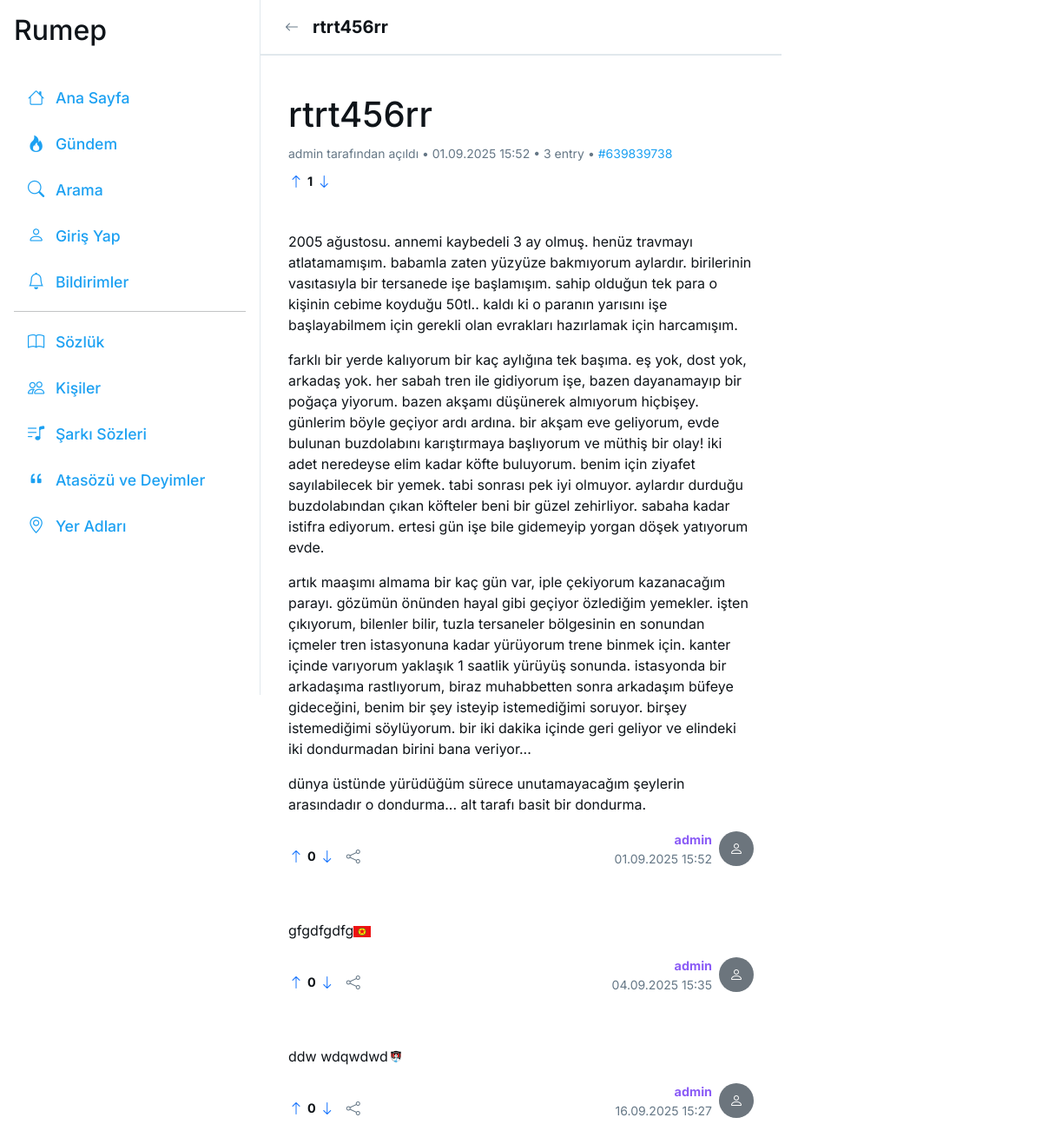
Page /topic/rtrt456rr/ on the committed database.
### main/models.py (models this page shows, shortened)
class Topic(models.Model):
    title = models.CharField(max_length=200, unique=True, validators=[validate_title_text_only])
    slug = models.SlugField(max_length=200, unique=True, blank=True)
    code = models.CharField(max_length=10, unique=True, blank=True)
    user = models.ForeignKey(settings.AUTH_USER_MODEL, on_delete=models.CASCADE)
    categories = models.ManyToManyField(Category, blank=True, related_name='topics')
    created_at = models.DateTimeField(auto_now_add=True)
    updated_at = models.DateTimeField(auto_now=True)
    upvotes = models.ManyToManyField(settings.AUTH_USER_MODEL, related_name='upvoted_topics', blank=True)
    downvotes = models.ManyToManyField(settings.AUTH_USER_MODEL, related_name='downvoted_topics', blank=True)
    objects = TopicManager()
    class Meta:
        ordering = ['-updated_at']
        verbose_name = _('Başlık')
        verbose_name_plural = _('Başlıklar')
    def entry_count(self):
        return self.entries.count()
    def can_be_edited_by(self, user):
        if hasattr(user, 'profile') and user.profile.is_moderator():
            return True
        return self.user == user and self.entries.exclude(user=user).count() == 0
    def upvote_count(self):
        return self.upvotes.count()
    def downvote_count(self):
        return self.downvotes.count()
    def vote_score(self):
        return self.upvote_count() - self.downvote_count()

class Profile(models.Model):
    USER_ROLES = [
        ('user', _('Kullanıcı')),
        ('writer', _('Yazar')),
        ('moderator', _('Moderatör')),
        ('admin', _('Admin')),
        ('super_admin', _('Süper Admin')),
    ]
    user = models.OneToOneField(settings.AUTH_USER_MODEL, on_delete=models.CASCADE)
    nickname = models.CharField(max_length=50)
    username = models.CharField(max_length=30, unique=True)
    biography = models.TextField(max_length=500, blank=True, null=True)
    instagram_username = models.CharField(max_length=30, blank=True, null=True)
    twitter_username = models.CharField(max_length=30, blank=True, null=True)
    youtube_url = models.URLField(blank=True, null=True, verbose_name=_('YouTube Kanalı'))
    tiktok_username = models.CharField(max_length=30, blank=True, null=True, verbose_name=_('TikTok Kullanıcı Adı'))
    linkedin_url = models.URLField(blank=True, null=True, verbose_name=_('LinkedIn Profili'))
    github_username = models.CharField(max_length=30, blank=True, null=True, verbose_name=_('GitHub Kullanıcı Adı'))
    website_url = models.URLField(blank=True, null=True, verbose_name=_('Kişisel Website'))
    facebook_username = models.CharField(max_length=30, blank=True, null=True, verbose_name=_('Facebook Kullanıcı Adı'))
    user_role = models.CharField(
        max_length=20,
        choices=USER_ROLES,
        default='user',
        verbose_name=_('Kullanıcı Rolü')
    )
    katki_puani = models.PositiveIntegerField(default=0)
    account_status = models.CharField(
        max_length=20,
        choices=[
            ('active', _('Aktif')),
            ('frozen', _('Dondurulmuş')),
            ('deletion_scheduled', _('Silinme Planlandı'))
        ],
        default='active'
    )
    scheduled_deletion_date = models.DateTimeField(blank=True, null=True)
    preferred_language = models.CharField(
        max_length=10,
        choices=[
            ('tr', _('Türkçe')),
            ('ku', _('Kürtçe')),
            ('en', _('İngilizce')),
        ],
        default='tr',
        blank=True
    )
    dark_mode = models.BooleanField(default=False, verbose_name=_('Karanlık Mod'))

class Entry(models.Model):
    topic = models.ForeignKey(Topic, on_delete=models.CASCADE, related_name='entries')
    user = models.ForeignKey(settings.AUTH_USER_MODEL, on_delete=models.CASCADE)
    content = models.TextField(max_length=10000)
    code = models.CharField(max_length=10, unique=True, blank=True)
    link = models.URLField(blank=True, null=True)
    font_family = models.CharField(max_length=100, blank=True, null=True)
    created_at = models.DateTimeField(auto_now_add=True)
    updated_at = models.DateTimeField(auto_now=True)
    likes = models.ManyToManyField(settings.AUTH_USER_MODEL, related_name='liked_entries', blank=True)
    upvotes = models.ManyToManyField(settings.AUTH_USER_MODEL, related_name='upvoted_entries', blank=True)
    downvotes = models.ManyToManyField(settings.AUTH_USER_MODEL, related_name='downvoted_entries', blank=True)
    objects = EntryManager()
    class Meta:
        ordering = ['created_at']
        verbose_name = _('Entry')
        verbose_name_plural = _('Entry\'ler')
    def upvote_count(self):
        return self.upvotes.count()
    def downvote_count(self):
        return self.downvotes.count()
    def vote_score(self):
        return self.upvote_count() - self.downvote_count()

### main/views/topic_views.py (the view)
# urls.py: path('topic/<slug:slug>/', topic_views.topic_detail, name='topic_detail'),
def topic_detail(request, slug):
    topic = get_object_or_404(Topic.objects.with_related(), slug=slug)
    entries = Entry.objects.with_related().filter(topic=topic).order_by('created_at')
    paginator = Paginator(entries, 10)
    page_number = request.GET.get('page')
    page_obj = paginator.get_page(page_number)
    entry_form = EntryForm()
    can_edit_topic = topic.can_be_edited_by(request.user)
    return render(request, 'main/topic_detail.html', {
        'topic': topic,
        'entries': page_obj,
        'entry_form': entry_form,
        'can_edit_topic': can_edit_topic,
    })

### main/context_processors.py (called while the page is built, shortened)
def notification_count(request):
    if request.user.is_authenticated:
        unread_count = request.user.notifications.filter(is_read=False).count()
        return {'unread_notifications_count': unread_count}
    return {'unread_notifications_count': 0}

def user_role_context(request):
    return {
        'user_role': 'user',
        'user_role_display': _('Kullanıcı'),
        'user_role_badge': _('Kullanıcı'),
        'is_writer': False,
        'is_moderator': False,
        'is_admin': False,
        'is_super_admin': False,
    }

def sidebar_data(request):
    popular_topics = Topic.objects.annotate(
        total_entries=Count('entries')
    ).filter(total_entries__gt=0).order_by('-total_entries')[:5]
    active_authors = Profile.objects.annotate(
        topic_count=Count('user__topic'),
        entry_count=Count('user__entry')
    ).filter(
        topic_count__gt=0
    ).order_by('-topic_count', '-entry_count')[:5]
    return {
        'sidebar_popular_topics': popular_topics,
        'sidebar_active_authors': active_authors,
    }

### main/models.py (called while the page is built)
    def with_related(self):
        return self.select_related('user').prefetch_related(
            'entries__user', 'categories', 'upvotes', 'downvotes'
        )

    def with_related(self):
        return self.select_related('user', 'topic').prefetch_related(
            'likes', 'upvotes', 'downvotes'
        )

### main/templatetags/post_tags.py (called while the page is built)
@register.filter
def process_mentions(text):
    from main.models import Profile
    def replace_mention(match):
        username = match.group(1)
        try:
            profile = Profile.objects.get(username=username)
            profile_url = reverse('profile_detail', args=[username])
            return f'<a href="{profile_url}" class="mention-link">@{username}</a>'
        except Profile.DoesNotExist:
            return f'@{username}'
    mention_pattern = r'@([a-zA-Z0-9_]+)'
    processed_text = re.sub(mention_pattern, replace_mention, text)
    return mark_safe(processed_text)

@register.filter(needs_autoescape=True)
def render_emojis(value, autoescape=True):
    value = process_mentions(value)
    value = process_hashtags(value)
    value = process_auto_links(value)
    pattern = r':emoji\d+:'
    def replace_shortcode(match):
        shortcode = match.group(0)
        name = shortcode.strip(':')
        return f'<img src="/static/emojis/{name}.svg" alt="{name}" width="20">'
    value = re.sub(pattern, replace_shortcode, value)
    return mark_safe(value)

### main/templates/main/topic_detail.html (shortened to what this page needs)
{% extends 'main/base.html' %}
{% load static %}
{% load entry_tags %}
{% load post_tags %}
{% load i18n %}
{% block page_tabs %}
<div class="page-title-area d-flex align-items-center">
    <a href="javascript:history.back()" class="btn btn-link text-muted p-1 me-2 flex-shrink-0" title="{% trans 'Geri Dön' %}" style="width: 32px; height: 32px; display: flex; align-items: center; justify-content: center;">
        <i class="bi bi-arrow-left fs-6"></i>
    </a>
    <h4 class="page-title mb-0 flex-grow-1">{{ topic.title }}</h4>
</div>
{% endblock %}
{% block content %}
<link href="{% static 'main/css/emoji.css' %}" rel="stylesheet">
<div class="container mt-4">
    <div class="mb-4">
        <div class="d-flex justify-content-between align-items-start mb-2">
            <div class="flex-grow-1">
                <h1 class="mb-2">{{ topic.title }}</h1>
                <small class="text-muted">
                    {{ topic.user.profile.nickname }} {% trans "tarafından açıldı" %} •
                    {{ topic.created_at|date:"d.m.Y H:i" }} •
                    {{ topic.entry_count }} {% trans "entry" %} •
                    <span class="text-primary">#{{ topic.code }}</span>
                </small>
            </div>
        </div>
        <div class="vote-buttons d-flex gap-1 align-items-center">
            <button class="btn btn-link p-0 vote-btn" data-topic-slug="{{ topic.slug }}" data-vote-type="up">
                <i class="bi bi-arrow-up{% if user in topic.upvotes.all %}-circle-fill text-success{% endif %}"></i>
            </button>
            <span class="vote-score fw-bold" style="font-size: 0.9rem;">{{ topic.vote_score }}</span>
            <button class="btn btn-link p-0 vote-btn" data-topic-slug="{{ topic.slug }}" data-vote-type="down">
                <i class="bi bi-arrow-down{% if user in topic.downvotes.all %}-circle-fill text-danger{% endif %}"></i>
            </button>
        </div>
    </div>
    <div class="entries-container">
        {% for entry in entries %}
            <div class="entry-item mb-4 pb-3" id="entry-{{ entry.id }}">
                <div class="entry-content mb-3">
                    {{ entry.content|render_emojis|with_entry_font:entry|linebreaks }}
                </div>
                <div class="d-flex justify-content-between align-items-end mt-3">
                    <div class="entry-actions d-flex gap-1 align-items-center">
                        <button class="btn btn-link p-0 entry-vote-btn" data-entry-id="{{ entry.id }}" data-vote-type="up">
                            <i class="bi bi-arrow-up{% if user in entry.upvotes.all %}-circle-fill text-success{% endif %}"></i>
                        </button>
                        <span class="entry-vote-score fw-bold" style="font-size: 0.9rem;">{{ entry.vote_score }}</span>
                        <button class="btn btn-link p-0 entry-vote-btn" data-entry-id="{{ entry.id }}" data-vote-type="down">
                            <i class="bi bi-arrow-down{% if user in entry.downvotes.all %}-circle-fill text-danger{% endif %}"></i>
                        </button>
                        <div class="dropdown d-inline">
                            <button class="btn btn-link p-0 text-muted ms-2" type="button" data-bs-toggle="dropdown">
                                <i class="bi bi-share"></i>
                            </button>
                        </div>
                    </div>
                    <div class="d-flex align-items-center">
                        <div class="text-end me-2">
                            <a href="{% url 'profile_detail' entry.user.profile.username %}" class="fw-bold text-decoration-none" style="font-size: 0.9rem; color: #8b5cf6;">{{ entry.user.profile.nickname }}</a>
                            <small class="text-muted d-block">{{ entry.created_at|date:"d.m.Y H:i" }}</small>
                        </div>
                        <div class="rounded-circle bg-secondary d-flex align-items-center justify-content-center" style="width: 40px; height: 40px;">
                            <i class="bi bi-person text-white"></i>
                        </div>
                    </div>
                </div>
            </div>
        {% empty %}
            <div class="text-center text-muted py-4">
                {% trans "Bu başlıkta henüz entry yok." %}
            </div>
        {% endfor %}
    </div>
</div>
{% endblock %}

### main/static/main/css/kisi.css (style rules this page uses)
.text-primary { color: #1da1f2 !important; }
.text-muted { color: #657786 !important; }

### main/static/main/css/modern.css (style rules this page uses)
.entry-item { padding: 20px 0; border-bottom: 1px solid #f0f0f0; transition: all 0.2s ease; }
.btn, .card, .form-control { transition: all 0.2s ease; }
.agenda-item.card, .topic-item, .entry-item, .category-item { border: none !important; border-bottom: none !important; box-shadow: none !important; }

### main/static/main/css/layout.css (style rules this page uses)
html { font-size: 16px; }
.page-title-area { border-bottom: 1px solid #e1e8ed; padding: 15px 20px; }
.page-title { color: #0f1419; font-weight: 700; font-size: 1.25rem; margin: 0; }
.entry-content, .first-entry-preview, .card-body, .topic-content { font-family: var(--entry-font, inherit) !important; }

### main/static/main/css/responsive-fixes.css (style rules this page uses)
@media (min-width: 1025px) and (max-width: 1366px) { .container { max-width: 1200px; } }

### main/static/main/css/general.css (style rules this page uses)
body { background-color: #f5f8fa; font-family: -apple-system, BlinkMacSystemFont, "Segoe UI", Roboto, "Helvetica Neue", Arial, sans-serif; color: #0f1419; }
.text-muted { color: #657786 !important; }
.text-primary { color: #1da1f2 !important; }
h1, h2, h3, h4, h5, h6 { color: #0f1419 !important; }

### main/static/main/css/accessibility.css (style rules this page uses)
.text-muted { color: #6b7280 !important; }
::placeholder { color: #9ca3af !important; opacity: 1; }

### main/static/main/css/sozluk.css (style rules this page uses)
.text-primary { color: #1da1f2 !important; }
.text-muted { color: #657786 !important; }

### main/static/main/css/sarki.css (style rules this page uses)
.text-primary { color: #1da1f2 !important; }
.text-muted { color: #657786 !important; }

### main/static/main/css/page-transitions.css (style rules this page uses)
.page-content, .center-main-area > .page-content, .container, .modern-profile-container { animation: fadeInUp 0.4s cubic-bezier(0.4, 0, 0.2, 1); }
.page-title-area, .profile-header, h1, h2, h3, h4 { animation: fadeInTitle 0.3s cubic-bezier(0.4, 0, 0.2, 1); }
.form-control, .btn { animation: fadeIn 0.4s cubic-bezier(0.4, 0, 0.2, 1); }

### rows in the picture
Topic: title "rtrt456rr", user.profile.nickname "admin", created_at "01.09.2025 15:52", entry_count "3", code "639839738", vote_score "1"
Entry: content|render_emojis "2005 ağustosu. annemi kaybedeli 3 ay olmuş. henüz travmayı atlatamamışım. babamla zaten yüzyüze bakmıyorum aylardır. birilerinin vasıtasıyla bir tersanede işe başlamışım. sahip olduğun tek para o kişinin cebime koyduğu 50tl.. kaldı ki o paranın yarısını işe başlayabilmem için gerekli olan evrakları hazırlamak için harcamışım. farklı bir yerde kalıyorum bir kaç aylığına tek başıma. eş yok, dost yok, arkadaş yok. her sabah tren ile gidiyorum işe, bazen dayanamayıp bir poğaça yiyorum. bazen akşamı düşünerek almıyorum hiçbişey. günlerim böyle geçiyor ardı ardına. bir akşam eve geliyorum, evde bulunan buzdolabını karıştırmaya başlıyorum ve müthiş bir olay! iki adet neredeyse elim kadar köfte…", vote_score "0", user.profile.nickname "admin", created_at "01.09.2025 15:52"
Entry: content|render_emojis "gfgdfgdfg", content|render_emojis (picture), vote_score "0", user.profile.nickname "admin", created_at "04.09.2025 15:35"
Entry: content|render_emojis "ddw wdqwdwd", vote_score "0", user.profile.nickname "admin", created_at "16.09.2025 15:27"
